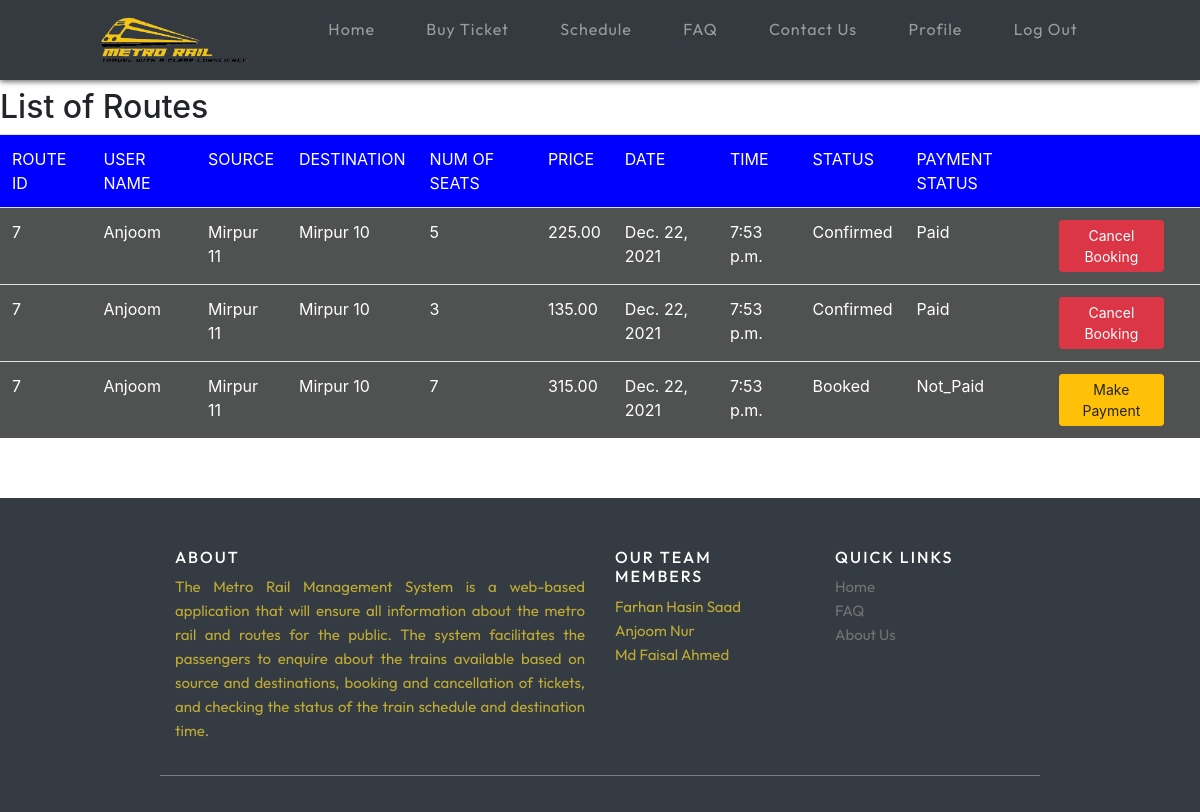
The app's page /accounts/seebookings/ (signed in), older data.
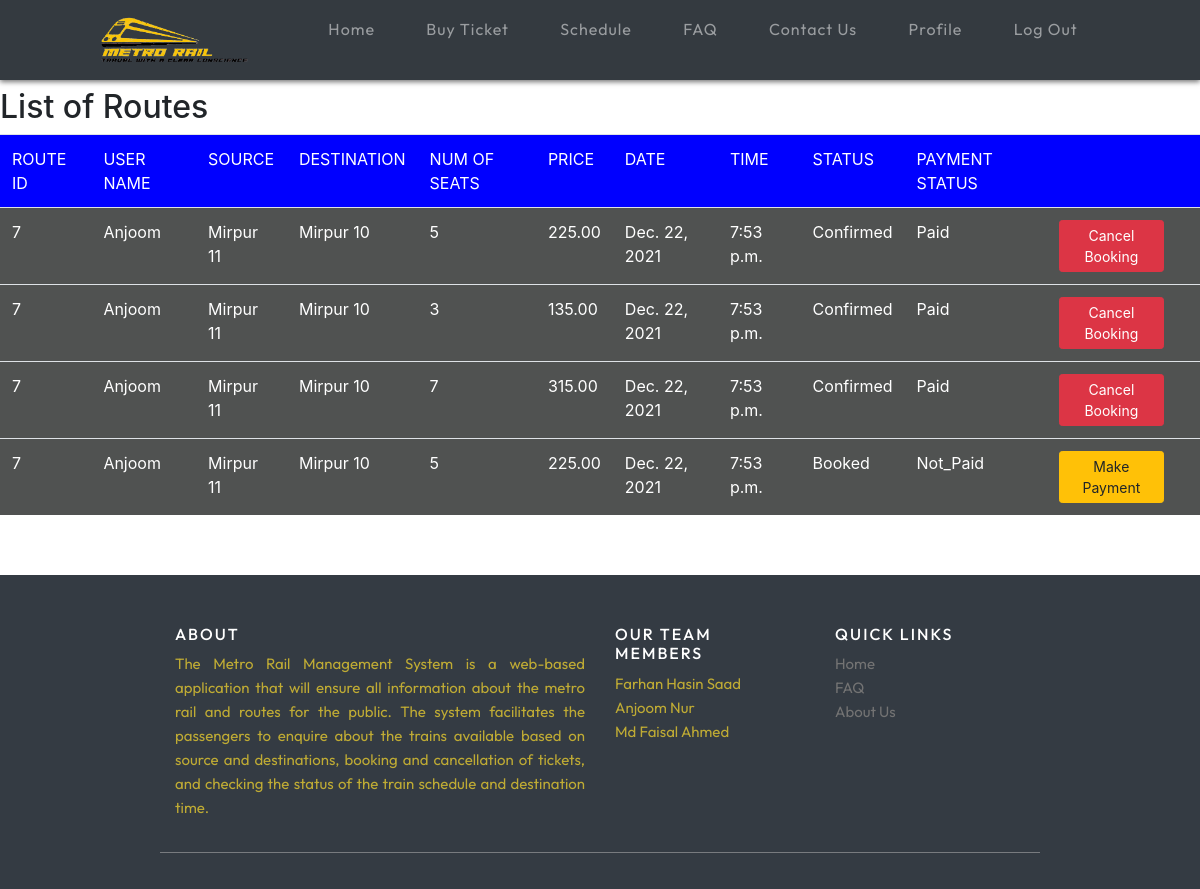
The same page, newer data.
### accounts/models.py (models this page shows, shortened)
class Book(models.Model):
    BOOKED = 'Booked'
    CANCELLED = 'Cancelled'
    CONFIRMED = 'Confirmed'
    PAID = 'Paid'
    NOT_PAID = 'Not_Paid'
    REFUNDED = 'Refunded'
    TICKET_STATUSES = ((BOOKED, 'Booked'),
                       (CANCELLED, 'Cancelled'),
                       (CONFIRMED,'Confirmed'))
    PAYMENT_STATUSES =((PAID, 'Paid'),
                       (NOT_PAID ,'Not_Paid'),
                       (REFUNDED , 'Refunded'))
    username = models.CharField(max_length=200)
    email = models.CharField(max_length=200)
    source = models.CharField(max_length=30)
    dest = models.CharField(max_length=30)
    routeid = models.IntegerField()
    nos = models.DecimalField(decimal_places=0, max_digits=2)
    price = models.DecimalField(decimal_places=2, max_digits=6)
    status = models.CharField(choices=TICKET_STATUSES, default=BOOKED, max_length=15)
    payment_status = models.CharField(choices= PAYMENT_STATUSES, default=NOT_PAID, max_length=30)
    date = models.DateField()
    time = models.TimeField()
    order_id = models.CharField(max_length=120, blank=True)
    code = models.ImageField(blank=True, upload_to='code')
    is_paid = models.BooleanField(default=False, blank=True)
    is_refunded = models.BooleanField(default=False, blank=True)

### accounts/views.py (the view)
# urls.py: path('seebookings/', views.seebookings, name="seebookings"),
@login_required(login_url='log')
def seebookings(request,new={}):
    context = {}
    username_r = request.user.username
    book_list = Book.objects.filter(username=username_r)
    if book_list:
        return render(request, 'booklist.html', locals())
    else:
        context["error"] = "Sorry no route booked"
        return render(request, 'search.html', context)

### accounts/templates/booklist.html (shortened to what this page needs)
{% extends 'railapp/main.html' %}
{% block content %}
<h2>List of Routes</h2>
<table class="table table-striped">
    <thead style="background-color: blue;color: white;">
    <td>ROUTE ID</td>
    <td>USER NAME</td>
    <td>SOURCE</td>
    <td>DESTINATION</td>
    <td>NUM OF SEATS</td>
    <td>PRICE</td>
    <td>DATE</td>
    <td>TIME</td>
    <td>STATUS</td>
    <td>PAYMENT STATUS</td>
    <td> </td>
    <td></td>
    </thead>
    <thead style="background-color: rgb(80, 82, 81);color: rgb(255, 255, 255);">
    {% for row in book_list %}
    <tr>
        <td>{{row.routeid}}</td>
        <td>{{row.username}}</td>
        <td>{{row.source}}</td>
        <td>{{row.dest}}</td>
        <td>{{row.nos}}</td>
        <td>{{row.price}}</td>
        <td>{{row.date}}</td>
        <td>{{row.time}}</td>
        <td>{{row.status}}</td>
        <td>{{row.payment_status}}</td>
        {% if row.is_refunded == True %}
            <td><p> Please Book Again </p>
        {% elif row.is_paid == False %}
            <td><a class="btn btn-sm btn-warning" href="{% url 'payments' row.id%}">Make Payment</a></td>
            <td></td>
        {% elif row.is_paid == True %}
            <td><a class="btn btn-sm btn-danger" href="{% url 'cancellings' row.id%}">Cancel Booking</a></td>
            <td></td>
        {% endif %}
    </tr>
    {% endfor %}
    </thead>
</table>
{% endblock %}

Row changes from the older to the newer data that the page shows:
changed Book (number 3 of 4 on the later page): status "Booked" → "Confirmed"; payment_status "Not_Paid" → "Paid"; is_paid "Make Payment" → "Cancel Booking"
added Book: routeid "7", username "Anjoom", source "Mirpur 11", dest "Mirpur 10", nos "5", price "225.00", date "Dec. 22, 2021", time "7:53 p.m.", status "Booked", payment_status "Not_Paid", is_refunded "Make Payment"
